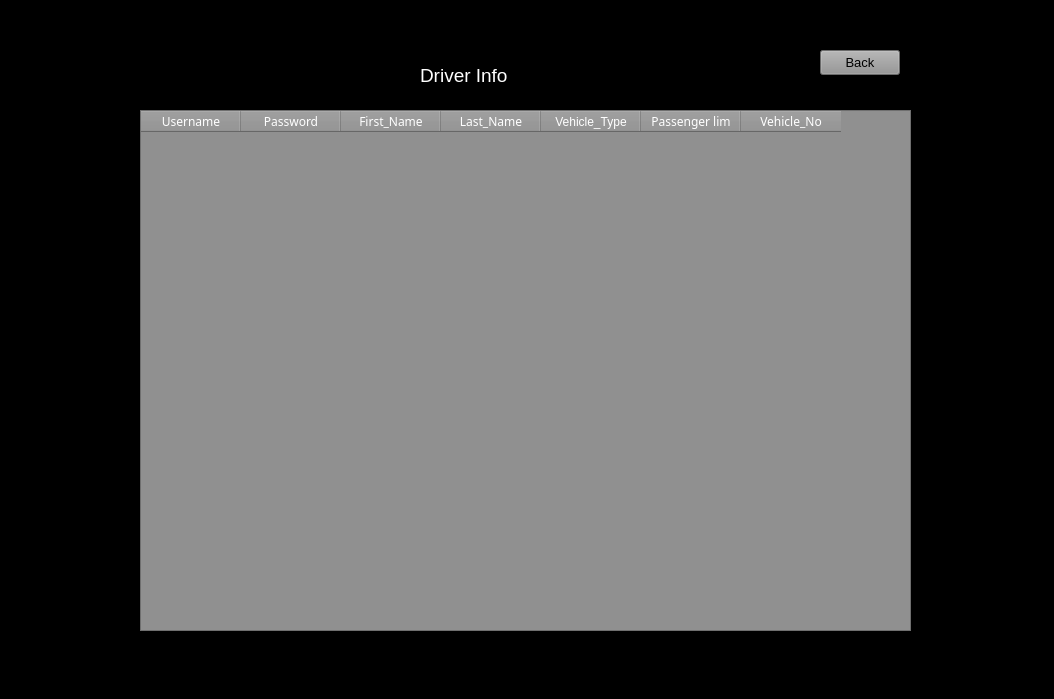
<?xml version="1.0" encoding="UTF-8"?>
<ui version="4.0">
 <class>Driver</class>
 <widget class="QFrame" name="Driver">
  <property name="geometry">
   <rect>
    <x>0</x>
    <y>0</y>
    <width>1054</width>
    <height>699</height>
   </rect>
  </property>
  <property name="windowTitle">
   <string>Frame</string>
  </property>
  <property name="styleSheet">
   <string notr="true">background-color: rgb(0, 0, 0);</string>
  </property>
  <widget class="QTableWidget" name="vb_widget">
   <property name="geometry">
    <rect>
     <x>140</x>
     <y>110</y>
     <width>771</width>
     <height>521</height>
    </rect>
   </property>
   <property name="styleSheet">
    <string notr="true">color: rgb(255, 255, 255);
gridline-color: rgb(0, 0, 0);
border-color: rgb(11, 11, 11);
background-color: rgb(144, 144, 144);</string>
   </property>
   <column>
    <property name="text">
     <string>Username</string>
    </property>
    <property name="font">
     <font>
      <family>Proxima Nova</family>
     </font>
    </property>
   </column>
   <column>
    <property name="text">
     <string>Password</string>
    </property>
    <property name="font">
     <font>
      <family>Proxima Nova</family>
     </font>
    </property>
   </column>
   <column>
    <property name="text">
     <string>First_Name</string>
    </property>
    <property name="font">
     <font>
      <family>Proxima Nova</family>
     </font>
    </property>
   </column>
   <column>
    <property name="text">
     <string>Last_Name</string>
    </property>
    <property name="font">
     <font>
      <family>Proxima Nova</family>
     </font>
    </property>
   </column>
   <column>
    <property name="text">
     <string>Vehicle_Type</string>
    </property>
   </column>
   <column>
    <property name="text">
     <string>Passenger lim</string>
    </property>
    <property name="font">
     <font>
      <family>Proxima Nova</family>
     </font>
    </property>
   </column>
   <column>
    <property name="text">
     <string>Vehicle_No</string>
    </property>
    <property name="font">
     <font>
      <family>Proxima Nova</family>
     </font>
    </property>
   </column>
  </widget>
  <widget class="QLabel" name="label">
   <property name="geometry">
    <rect>
     <x>420</x>
     <y>60</y>
     <width>281</width>
     <height>31</height>
    </rect>
   </property>
   <property name="font">
    <font>
     <pointsize>14</pointsize>
    </font>
   </property>
   <property name="styleSheet">
    <string notr="true">color: rgb(255, 255, 255);</string>
   </property>
   <property name="text">
    <string>Driver Info</string>
   </property>
  </widget>
  <widget class="QPushButton" name="btn_back">
   <property name="geometry">
    <rect>
     <x>820</x>
     <y>50</y>
     <width>80</width>
     <height>25</height>
    </rect>
   </property>
   <property name="font">
    <font>
     <pointsize>10</pointsize>
    </font>
   </property>
   <property name="styleSheet">
    <string notr="true">background-color: rgb(148, 148, 148);
color: rgb(0, 0, 0);</string>
   </property>
   <property name="text">
    <string>Back</string>
   </property>
  </widget>
 </widget>
 <resources/>
 <connections/>
</ui>
